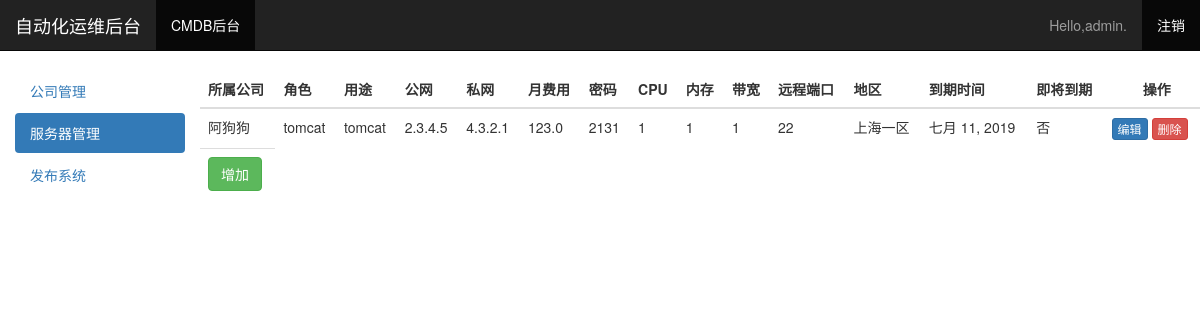
/cmdb/show_company/5/ (signed in), run on the app's committed database.
### cmdb/models.py (models this page shows, shortened)
class Servers(models.Model):
    roles=models.CharField(max_length=20,verbose_name='服务器角色')
    usage=models.CharField(max_length=20,verbose_name='服务器用途')
    pub_ipaddress=models.GenericIPAddressField(verbose_name='公网地址')
    private_ipaddress=models.GenericIPAddressField(verbose_name='私网地址')
    customer = models.FloatField(max_length=10, verbose_name='月费用')
    password = models.CharField(max_length=30, verbose_name='服务器密码')
    cpu=models.IntegerField(verbose_name='CPU核数')
    mem=models.IntegerField(verbose_name='内存大小')
    bandwidth=models.IntegerField(verbose_name='带宽')
    port=models.IntegerField(verbose_name='远程端口')
    area=models.CharField(max_length=10,verbose_name='地区')
    expiration_time=models.DateField(verbose_name='到期时间')
    company=models.ForeignKey(Company,default=1)
    @property
    def is_expiration(self):
        if (parse(str(self.expiration_time)) - parse(daytime)).days >= 7:
            return True
    class Meta:
        verbose_name_plural = "服务器"

class Company(models.Model):
    name=models.CharField(max_length=25,verbose_name='公司名称',unique=True)
    contactsusr=models.CharField(max_length=10,verbose_name='联系人')
    phonenumber=models.IntegerField(verbose_name='联系人手机号')
    projectname=models.CharField(max_length=20,verbose_name='项目名')
    account=models.CharField(max_length=30,verbose_name='登陆账号')
    password=models.CharField(max_length=30,verbose_name='登陆密码')
    balance=models.FloatField(max_length=10,verbose_name='账户余额')
    Cspname=models.ForeignKey(Csp)
    group=models.ForeignKey(Group)
    class Meta:
        verbose_name_plural ="公司"

### cmdb/views.py (the view)
# urls.py: url(r'show_company/(?P<company_id>\d+)/$', views.show_company, name='show_company'),
@login_required
def show_company(request,company_id):
    servers = Servers.objects.filter(company_id=company_id)
    context = {"servers": servers}
    return render(request, 'cmdb/server_detail.html', context)

### cmdb/templates/cmdb/server_detail.html (shortened to what this page needs)
{% load bootstrap3 %}
<!DOCTYPE html>
<html lang="zh-CN">
<head>
</head>
{% bootstrap_css %}
<body>
<nav class="navbar navbar-inverse navbar-static-top">
    <div class="container-fluid">
        <div class="navbar-header">
            <a class="navbar-brand" href="{% url 'ops:index' %}">自动化运维后台</a>
        </div>
        <div id="navbar" class="navbar-collapse collapse">
            <ul class="nav navbar-nav">
                <li class="active"><a href="{% url 'cmdb:index' %}">CMDB后台</a></li>
            </ul>
            <ul class="nav navbar-nav navbar-right">
                {% if user.is_authenticated %}
                    <li><a>Hello,{{ user.username }}.</a></li>
                    <li class="active"><a href="{% url 'users:logout' %}">注销</a></li>
                {% else %}
                    <li class="active"><a href="{% url 'users:register' %}">注册</a></li>
                    <li class="active"><a href="{% url 'users:login' %}">登录</a></li>
                {% endif %}
            </ul>
        </div>
    </div>
</nav>
<div class="container-fluid">
    <div class="row">
        <div class="col-sm-3 col-md-2 sidebar">
            <ul class="nav nav-pills nav-stacked">
                <li role="presentation"><a href="{% url 'cmdb:company' %}">公司管理</a></li>
                <li role="presentation" class="active"><a href="{% url 'cmdb:server' %}">服务器管理</a></li>
                <li role="presentation"><a href="#">发布系统</a></li>
            </ul>
        </div>
        <div>
            <div class="table-responsive">
                <table class="table table-hover">
                    <thead>
                    <tr>
                        <th>所属公司</th>
                        <th>角色</th>
                        <th>用途</th>
                        <th>公网</th>
                        <th>私网</th>
                        <th>月费用</th>
                        <th>密码</th>
                        <th>CPU</th>
                        <th>内存</th>
                        <th>带宽</th>
                        <th>远程端口</th>
                        <th>地区</th>
                        <th>到期时间</th>
                        <th>即将到期</th>
                        <th>&nbsp&nbsp&nbsp&nbsp&nbsp&nbsp&nbsp&nbsp操作</th>
                    </tr>
                    </thead>
                    <tbody>
                    {% for server in servers %}
                        <tr>
                            <td>{{ server.company.name }}</td>
                            <td>{{ server.roles }}</td>
                            <td>{{ server.usage }}</td>
                            <td>{{ server.pub_ipaddress }}</td>
                            <td>{{ server.private_ipaddress }}</td>
                            <td>{{ server.customer }}</td>
                            <td>{{ server.password }}</td>
                            <td>{{ server.cpu }}</td>
                            <td>{{ server.mem }}</td>
                            <td>{{ server.bandwidth }}</td>
                            <td>{{ server.port }}</td>
                            <td>{{ server.area }}</td>
                            <td>{{ server.expiration_time }}</td>
                            {% if server.is_expiration %}
                                <td>否</td>
                            {% else %}
                                <td>是</td>
                            {% endif %}
                            <td><a class="btn btn-primary btn-xs" href="{% url 'cmdb:edit_server' server.id %}">编辑</a>
                                <a class="btn btn-danger btn-xs" href="{% url 'cmdb:del_server' server.id %}">删除</a>
                            </td>
                        </tr>
                    {% endfor %}
                    <tr>
                        <td><a class="btn btn-success" href="{% url 'cmdb:new_server' %}">增加</a></td>
                    </tr>
                    </tbody>
                </table>
            </div>
        </div>
    </div>
</div>
</body>
</html>

### data on the page
Servers: company.name "阿狗狗", roles "tomcat", usage "tomcat", pub_ipaddress "2.3.4.5", private_ipaddress "4.3.2.1", customer "123.0", password "2131", cpu "1", mem "1", bandwidth "1", port "22", area "上海一区", expiration_time "七月 11, 2019", shows "否"

### other printed values
{{ user.username }} "admin"
